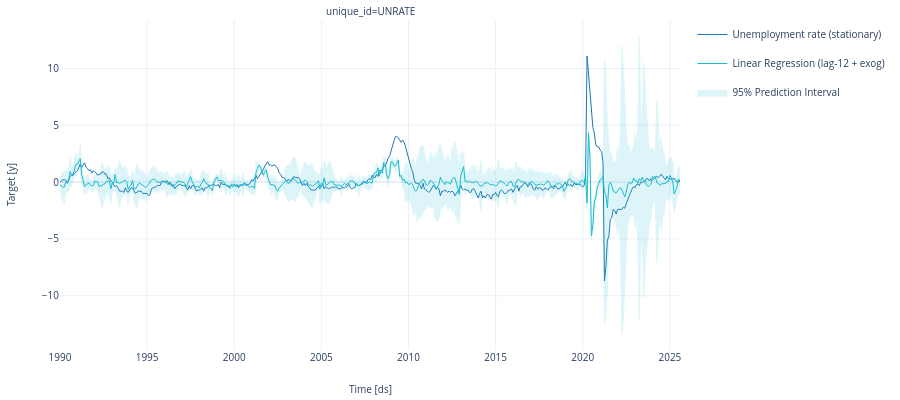

Write notebook code for a chart like this one.
### Code cell
from utilsforecast.plotting import plot_series

fig = plot_series(
    df=df_obs,
    forecasts_df=df_fcst,
    level=[95],
    engine="plotly",
).update_layout(height=400)

# Rename legend entries
for trace in fig.data:
    if trace.name == "y":
        trace.name = "Unemployment rate (stationary)"
    elif trace.name == "LR":
        trace.name = "Linear Regression (lag-12 + exog)"
    elif "level_95" in trace.name.lower():
        trace.name = "95% Prediction Interval"

fig.show()

### Figure 1 — Plotly figure (JSON) as saved in the notebook; plotly's stock layout.template omitted (floating-point values rounded to 4 significant figures; data arrays with more than 128 entries replaced by an {"elided": "..."} marker saying what was removed)
{"data": [{"legendgroup": "y", "line": {"color": "#1f77b4", "width": 1}, "mode": "lines", "name": "Unemployment rate (stationary)", "showlegend": true, "type": "scatter", "x": {"elided": "856 str values"}, "xaxis": "x", "y": {"elided": "856 float values"}, "yaxis": "y"}, {"legendgroup": "LR", "line": {"color": "#17becf", "width": 1}, "mode": "lines", "name": "Linear Regression (lag-12 + exog)", "showlegend": true, "type": "scatter", "x": {"elided": "856 str values"}, "xaxis": "x", "y": {"elided": "856 float values"}, "yaxis": "y"}, {"fill": "toself", "fillcolor": "#17becf", "legendgroup": "LR_level_95", "line": {"color": "#17becf", "width": 1}, "mode": "lines", "name": "95% Prediction Interval", "opacity": 0.14, "showlegend": true, "type": "scatter", "x": {"elided": "1712 str values"}, "xaxis": "x", "y": {"elided": "1712 float values"}, "yaxis": "y"}], "layout": {"annotations": [{"font": {"size": 10}, "showarrow": false, "text": "unique_id=UNRATE", "x": 0.5, "xanchor": "center", "xref": "paper", "y": 1, "yanchor": "bottom", "yref": "paper"}, {"font": {"size": 10}, "showarrow": false, "text": "Time [ds]", "x": 0.5, "xanchor": "center", "xref": "paper", "y": 0, "yanchor": "top", "yref": "paper", "yshift": -30}, {"font": {"size": 10}, "showarrow": false, "text": "Target [y]", "textangle": -90, "x": 0, "xanchor": "right", "xref": "paper", "xshift": -40, "y": 0.5, "yanchor": "middle", "yref": "paper"}], "autosize": true, "font": {"size": 10}, "height": 400, "margin": {"b": 50, "l": 60, "r": 10, "t": 20}, "xaxis": {"anchor": "y", "domain": [0, 1], "showticklabels": true, "visible": true}, "yaxis": {"anchor": "x", "domain": [0, 1]}}}
